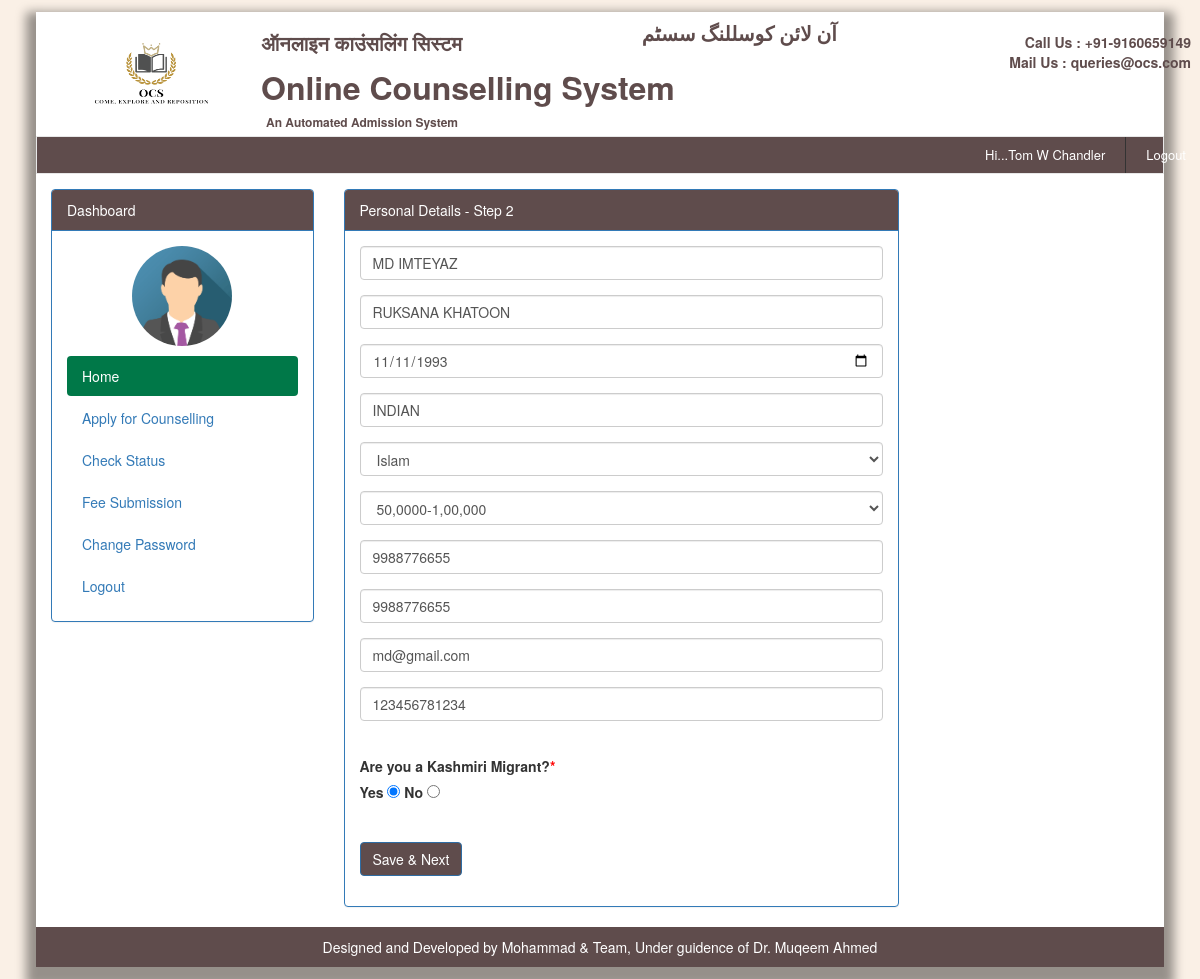
The page /student/counsellstage2.php (signed in) on the database its author committed.
### tables this page shows
CREATE TABLE `personal_details` (
  `sid` varchar(10) NOT NULL,
  `f_name` varchar(50) NOT NULL,
  `m_name` varchar(50) NOT NULL,
  `dob` varchar(50) NOT NULL,
  `nationality` varchar(15) NOT NULL,
  `religion` varchar(20) NOT NULL,
  `family_income` varchar(30) NOT NULL,
  `student_mobile` varchar(10) NOT NULL,
  `parents_mobile` varchar(10) NOT NULL,
  `email` varchar(50) NOT NULL,
  `adhar` varchar(12) NOT NULL,
  `kashmiri_migrant` varchar(10) NOT NULL,
  UNIQUE KEY `sid` (`sid`),
  UNIQUE KEY `sid_2` (`sid`)
);

### student/services/student-service.php (called while the page is built, shortened)
<?php
class StudentService
{
    public static function cleanData($data)
    {
        if (is_array($data)) {
            foreach ($data as $key => $value) {
                $value = trim($value);
                $value = htmlspecialchars($value);
                $value = stripslashes($value);
                $value = strip_tags($value);
                $data[$key] = $value;
            }
            return $data;
        } else {
            $data = trim($data);
            $data = htmlspecialchars($data);
            $data = stripcslashes($data);
            $data = strip_tags($data);
            return $data;
        }
    }
    public static function loadExistingPRDetails($userId)
    {
        $userId = self::cleanData($userId);
        try {
            $SQL = "SELECT * FROM `personal_details` WHERE sid= :sid";
            $conn = isset($GLOBALS['conn']) ? $GLOBALS['conn'] : null;
            $statement = $conn->prepare($SQL);
            $statement->execute(array('sid' => $userId));
            $statement->setFetchMode(PDO::FETCH_ASSOC);
            $studentPRDetails = $statement->fetch();
            return (count($studentPRDetails)) ? $studentPRDetails : array();
        } catch (\PDOException $e) {
            print_r($e->getMessage());
        }
    }
}

### student/counsellstage2.php (the view, shortened to what this page needs)
<?php
require_once "../student/services/student-service.php";
$sid = $_SESSION['userid'];
$existingData = StudentService::loadExistingPRDetails($sid);
?>
<?php require_once "../includes/static.header.php" ?>
<?php require_once "../includes/menu.header.php" ?>
<?php require_once "../includes/user.navbar.header.php" ?>
<div class="container MainContainer">
	<div class="row">
		<?php require_once "../includes/student.side-bar.php" ?>
		<div class="col-sm-6 col-xs-12">
			<div class="panel panel-primary">
				<div class="panel-heading"> Personal Details - Step 2</div>
				<div class="panel-body">
					<form action="" class="form-horizontal" method="post" accept-charset="utf-8">
						<div class="form-group">
							<div class="col-sm-12">
								<input type="text" class="form-control" value="<?php echo isset($existingData['f_name']) ? $existingData['f_name'] : '' ?>" required id="fname" name="fname" placeholder="Father's Name" autocomplete="off">
							</div>
						</div>
						<div class="form-group">
							<div class="col-sm-12">
								<input type="text" class="form-control" value="<?php echo isset($existingData['m_name']) ? $existingData['m_name'] : '' ?>" name="mname" id="mname" placeholder="Mother's Name" required autocomplete="off">
							</div>
						</div>
						<div class="form-group">
							<div class="col-sm-12">
								<input type="date" value="<?php echo isset($existingData['dob']) ? $existingData['dob'] : '' ?>" name="dob" required id="dob" placeholder="Date of Birth DD/MM/YYYY" class="form-control" autocomplete="off">
							</div>
						</div>
						<div class="form-group">
							<div class="col-sm-12">
								<input type="text" value="<?php echo isset($existingData['nationality']) ? $existingData['nationality'] : '' ?>" name="natioanlity" required id="nationality" placeholder="Natioanlity" class="form-control" autocomplete="off">
							</div>
						</div>
						<div class="form-group">
							<div class="col-sm-12">
								<select class="form-control" name="religion" id="religion" required>
									<option value="Islam" <?php echo (isset($existingData['religion']) && $existingData['religion'] == 'Islam') ? "selected" : "" ?>>Islam</option>
								</select>
							</div>
						</div>
						<div class="form-group">
							<div class="col-sm-12">
								<select class="form-control" required="" name="income" id="income">
									<option value="100000" <?php echo (isset($existingData['family_income']) && $existingData['family_income'] == '100000') ? "selected" : "" ?>>50,0000-1,00,000</option>
								</select>
							</div>
						</div>
						<div class="form-group">
							<div class="col-sm-12">
								<input type="text" value="<?php echo isset($existingData['student_mobile']) ? $existingData['student_mobile'] : '' ?>" name="mobile_student" required id="mobile_student" placeholder="Enter your Mobile Number" class="form-control" autocomplete="off">
							</div>
						</div>
						<div class="form-group">
							<div class="col-sm-12">
								<input type="text" value="<?php echo isset($existingData['parents_mobile']) ? $existingData['parents_mobile'] : '' ?>" name="mobile_parents" required id="mobile_parents" placeholder="Enter your Parents Mobile Number" class="form-control" autocomplete="off">
							</div>
						</div>
						<div class="form-group">
							<div class="col-sm-12">
								<input type="email" value="<?php echo isset($existingData['email']) ? $existingData['email'] : '' ?>" name="email" required id="email" placeholder="Enter your Email Number" class="form-control" autocomplete="off" style="text-transform: lowercase;">
							</div>
						</div>
						<div class="form-group">
							<div class="col-sm-12">
								<input type="text" value="<?php echo isset($existingData['adhar']) ? $existingData['adhar'] : '' ?>" name="ano" required id="ano" placeholder="Adhar Number Like 1245-4865-4512" class="form-control" autocomplete="off">
							</div>
						</div>
						<br>
						<label>Are you a Kashmiri Migrant?<span style="color: red; font-weight: bold">*</span></label>
						<div class="form-group">
							<div class="col-sm-12">
								<label>Yes</label>&nbsp<input type="radio" name="Migrant" value="Yes" <?php echo (isset($existingData['kashmiri_migrant']) && $existingData['kashmiri_migrant'] == 'Yes') ? "checked" : "" ?>>
								<label>No</label>&nbsp<input type="radio" name="Migrant" value="No" <?php echo (isset($existingData['kashmiri_migrant']) && $existingData['kashmiri_migrant'] == 'No') ? "checked" : "" ?>>
							</div>
						</div>
						<br>
						<div class="form-group">
							<div class="col-xs-12 col-sm-10">
								<button type="submit" class="btn btn-primary" name="save" onclick="validatePersonal()"> Save & Next</button>
							</div>
						</div>
					</form>
				</div>
			</div>
		</div>
	</div>
</div>
<?php require_once "../includes/foot.footer.php" ?>

### student/static/css/custom.css (style rules this page uses)
.MainContainer { min-height: 428px; }

### student/static/css/custom1.css (style rules this page uses)
html { margin-left: 3%; margin-right: 3%; margin-top: 1%; margin-bottom: 1%; padding: 0; background-color: linen; -webkit-box-shadow: 3px 3px 5px 6px #ccc; -moz-box-shadow: 3px 3px 5px 6px #ccc; box-shadow: 0 10px 10px 10px rgba(0, 0, 0, 0.4); }
.panel-primary>.panel-heading { background-color: #5f4c4c !important; }
.btn-primary { background-color: #5f4c4c !important; }

### rows shown on the page
personal_details: fname "MD IMTEYAZ", mname "RUKSANA KHATOON", dob "11/11/1993", natioanlity "INDIAN", religion "Islam", income "50,0000-1,00,000", mobile_student "9988776655", mobile_parents "9988776655", email "MD@GMAIL.COM", ano "123456781234", kashmiri_migrant "☑"

### other values the page prints
$_SESSION['username'] "Tom W Chandler"
